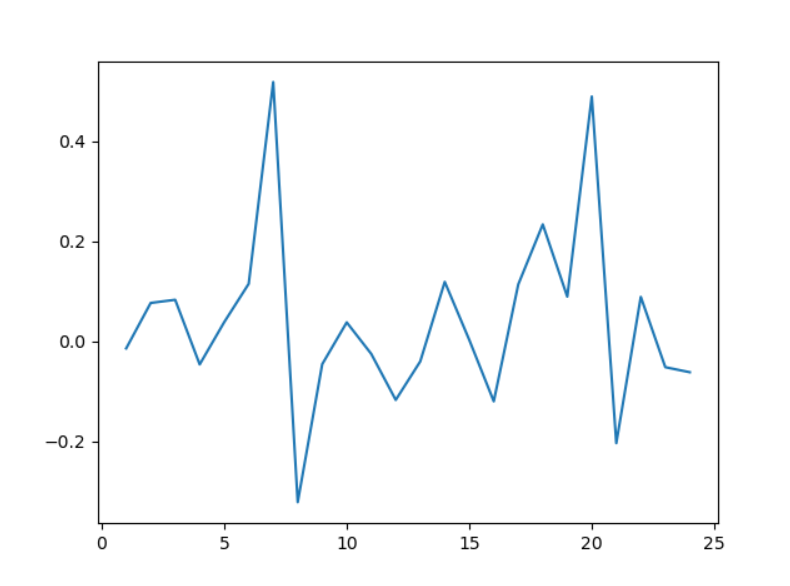

The script that saved this image:
import pandas as pd
import numpy as np
import matplotlib.pyplot as plt
vegpercarr = []
avgndvi = []
for i in range(1, 25):
    filename = "out" + str(i) + ".csv"
    data = pd.read_csv(filename).to_numpy()
    newarr = []
    for row in data:
        row[2] = 0-row[2]
    for row in data:
        if row[2] >= -1 and row[2] <= 1:
            newarr.append(row)
    avgndv = sum([new[2] for new in newarr])/np.shape(newarr)[0]
    avgndvi.append(avgndv)

x = [i for i in range(1, 25)]
y = avgndvi[:]
plt.plot(x, y)
plt.show()
plt.savefig("avg_plot.png")
